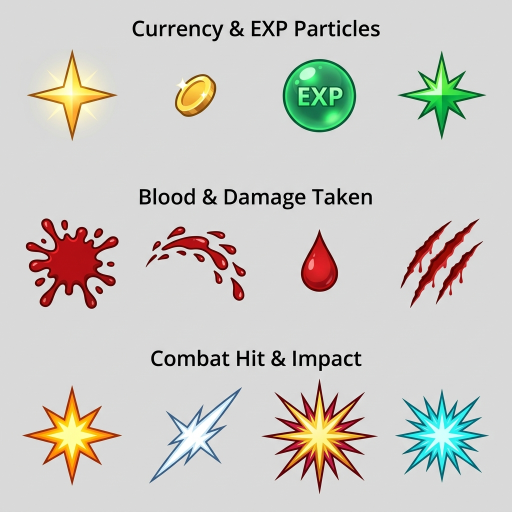
#> input picture assets/particles/particles_vfx_sheet.jpg, 1024 x 1024 px, found by its file name (shown at 1/2 size)
$ python particles_cutout.py
#> lines starting #> are read from the running program, lines starting #| are printed output that depends on the picture; after the words box and inside, x2 and y2 are one past the last pixel; in counts of white or black regions, pixels touching at a corner belong together
from PIL import Image
import numpy as np
import os

img = Image.open('assets/particles/particles_vfx_sheet.jpg').convert('RGB')
#> img is the input picture: PIL image 1024x1024 RGB; mean R, G, B 204.7, 202.4, 197.4
arr = np.array(img, dtype=np.float32)

# Background color [217, 217, 217]
bg = np.array([217.0, 217.0, 217.0], dtype=np.float32)
dist = np.linalg.norm(arr - bg, axis=2)

output_dir = 'assets/sprites/particles'
os.makedirs(output_dir, exist_ok=True)

# Grid definitions: 3 rows, 4 columns
# Y ranges excluding headers:
row_y_ranges = [
    (90, 280),   # Row 0: Gold & EXP
    (430, 620),  # Row 1: Blood & Damage Taken
    (750, 980)   # Row 2: Combat Hit & Impact
]

# Column ranges:
col_x_ranges = [
    (30, 250),
    (280, 510),
    (530, 740),
    (770, 980)
]

item_names = [
    ['sparkle_gold', 'coin_particle', 'exp_bubble', 'sparkle_exp'],
    ['blood_splat', 'blood_spray', 'blood_drop', 'blood_scratch'],
    ['hit_spark', 'hit_slash', 'crit_burst', 'hit_deflect']
]

TARGET_SIZE = 128

for r, (y_min, y_max) in enumerate(row_y_ranges):
    for c, (x_min, x_max) in enumerate(col_x_ranges):
        name = item_names[r][c]

        # Sub-mask in this region
        sub_dist = dist[y_min:y_max, x_min:x_max]
        mask = sub_dist > 20.0

        if not np.any(mask):
            print(f"Warning: No pixels found for {name}")
            continue

        ys, xs = np.where(mask)
        ymin_t = y_min + ys.min()
        ymax_t = y_min + ys.max() + 1
        xmin_t = x_min + xs.min()
        xmax_t = x_min + xs.max() + 1

        # Add 6px margin
        pad = 6
        ymin_c = max(y_min, ymin_t - pad)
        ymax_c = min(y_max, ymax_t + pad)
        xmin_c = max(x_min, xmin_t - pad)
        xmax_c = min(x_max, xmax_t + pad)

        # Crop region
        crop_arr = arr[ymin_c:ymax_c, xmin_c:xmax_c].copy()
        crop_dist = dist[ymin_c:ymax_c, xmin_c:xmax_c]

        # Alpha computation with anti-aliasing
        # 12 is transparent, 24 is opaque
        d_low = 12.0
        d_high = 24.0
        alpha = np.clip((crop_dist - d_low) / (d_high - d_low), 0.0, 1.0)
        # Smoothstep
        alpha = alpha * alpha * (3.0 - 2.0 * alpha)

        # Fringe color correction for semi-transparent edge pixels
        # For semi-transparent pixels, remove background contamination:
        # C_orig = alpha * C_fg + (1 - alpha) * C_bg
        # => C_fg = (C_orig - (1 - alpha) * C_bg) / alpha
        mask_mid = (alpha > 0.02) & (alpha < 0.98)
        for ch in range(3):
            ch_data = crop_arr[:, :, ch]
            ch_bg = bg[ch]
            corrected = (ch_data - (1.0 - alpha) * ch_bg) / np.maximum(alpha, 0.05)
            ch_data[mask_mid] = np.clip(corrected[mask_mid], 0, 255)
            crop_arr[:, :, ch] = ch_data

        rgba = np.zeros((crop_arr.shape[0], crop_arr.shape[1], 4), dtype=np.uint8)
        rgba[:, :, :3] = np.clip(crop_arr, 0, 255).astype(np.uint8)
        rgba[:, :, 3] = (alpha * 255).astype(np.uint8)

        cropped_img = Image.fromarray(rgba, mode='RGBA')

        # Fit into TARGET_SIZE x TARGET_SIZE while maintaining aspect ratio
        cw, ch_size = cropped_img.size
        scale = min((TARGET_SIZE - 8) / cw, (TARGET_SIZE - 8) / ch_size)
        nw = max(1, int(round(cw * scale)))
        nh = max(1, int(round(ch_size * scale)))
        resized = cropped_img.resize((nw, nh), Image.Resampling.LANCZOS)

        final_img = Image.new('RGBA', (TARGET_SIZE, TARGET_SIZE), (0, 0, 0, 0))
        offset_x = (TARGET_SIZE - nw) // 2
        offset_y = (TARGET_SIZE - nh) // 2
        final_img.paste(resized, (offset_x, offset_y), resized)

        out_path = os.path.join(output_dir, f"{name}.png")
        final_img.save(out_path)
        print(f"Saved: {out_path} ({TARGET_SIZE}x{TARGET_SIZE}, tight box: {xmax_t-xmin_t}x{ymax_t-ymin_t})")
#> this loop made 3 passes
#> pass 1, `final_img.save(out_path)`:
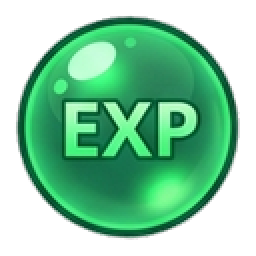
#> saved as exp_bubble.png: PIL image 128x128 RGBA (shown 2 times larger); mean R, G, B, A 33.4, 99.6, 61.4, 150.3; transparent parts drawn white
#> after the loop:
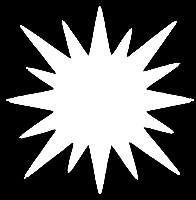
#> alpha: shape (200, 196) float32; min 0, max 1, mean 0.386
#> after the loop:
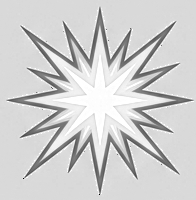
#> ch_data: shape (200, 196) float32; min 0, max 255, mean 207.9
#> after the loop:
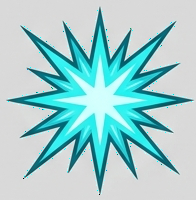
#> crop_arr: shape (200, 196, 3) float32; mean R, G, B 161.8, 206.3, 207.9
#> after the loop:
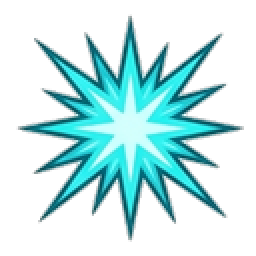
#> final_img: PIL image 128x128 RGBA (shown 2 times larger); mean R, G, B, A 26.2, 63.1, 64.6, 82.3; transparent parts drawn white
#> after the loop:
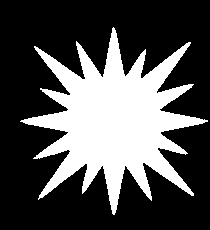
#> mask: shape (230, 210) bool; 31% white; 1 white region, box (x1, y1, x2, y2) and area: (20, 27, 208, 215) 14981
#> after the loop:
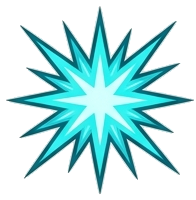
#> rgba: shape (200, 196, 4); mean R, G, B, A 161.8, 206.3, 207.9, 98.4; transparent parts drawn white

print("All particle sprites extracted successfully!")
